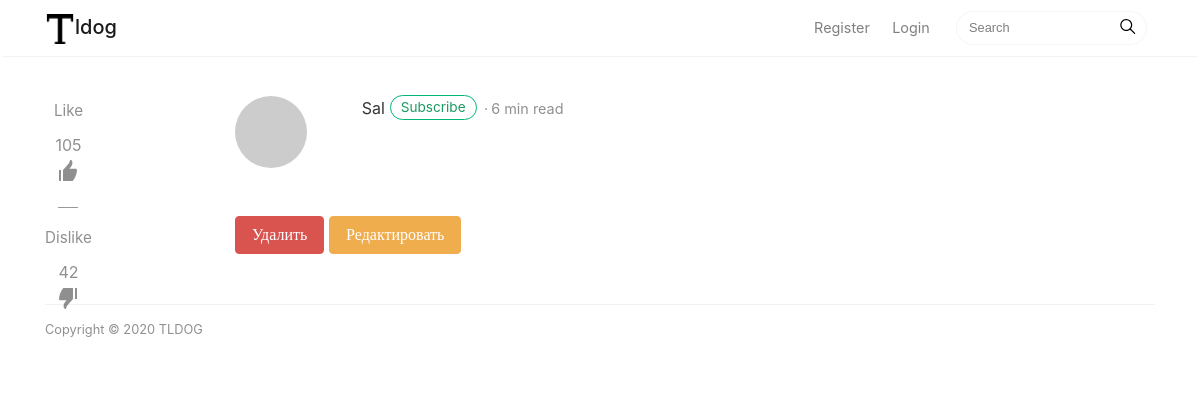
/post/7, run on an earlier commit of the app's database.
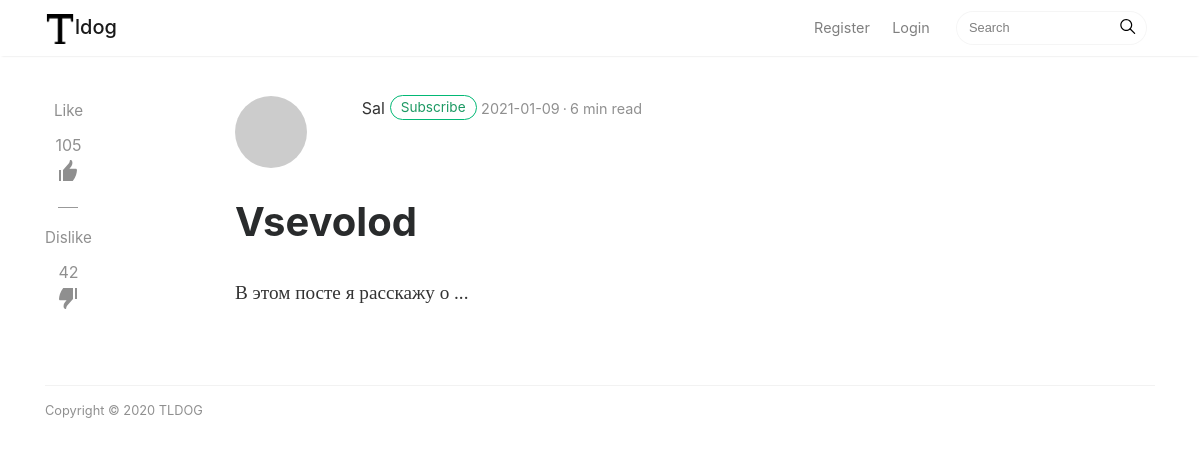
And on a later commit of the database.
### app.py (models this page shows, shortened)
class Articles(db.Model):
    id = db.Column(db.Integer, primary_key=True)
    title = db.Column(db.String(100), nullable=False)
    intro = db.Column(db.String(300), nullable=False)
    text = db.Column(db.Text, nullable=False)
    date = db.Column(db.Date, default=datetime.utcnow)
    creator_id = db.Column(db.Integer)

### app.py (the view)
@app.route('/post/<id>')
def get_post(id):
    post = Articles.query.filter_by(id=id).first()
    return render_template('post.html', post = post)

### templates/post.html (shortened to what this page needs)
<!DOCTYPE html>
<html lang="ru">
<head>
<link href="../static/css/bootstrap.min.css" rel="stylesheet">
<link href="https://maxcdn.bootstrapcdn.com/font-awesome/4.7.0/css/font-awesome.min.css" rel="stylesheet">
<link href="../static/css/mediumish.css" rel="stylesheet">
</head>
<body>
<nav class="navbar navbar-toggleable-md navbar-light bg-white fixed-top mediumnavigation">
<div class="container">
	<a class="navbar-brand" href="/">
	<img src="../static/img/logo.png" alt="logo"><span style="margin-left: -5px;">ldog</span>
	</a>
	<div class="collapse navbar-collapse" id="navbarsExampleDefault">
		<ul class="navbar-nav ml-auto">
	    	{% if current_user.is_authenticated is true %}
			<li class="nav-item active">
			<a class="nav-link" href="/profile/tilda">Profile</a>
			</li>
			<li class="nav-item active">
			<a class="nav-link" href="/create-article">Create Post</a>
			</li>
			{% else %}
			<li class="nav-item">
			<a class="nav-link" href="/register">Register</a>
			</li>
			<li class="nav-item">
			<a class="nav-link" href="/login">Login</a>
			</li>
			{% endif %}
		</ul>
		<form class="form-inline my-2 my-lg-0">
			<input class="form-control mr-sm-2" type="text" placeholder="Search">
			<span class="search-icon"><svg class="svgIcon-use" width="25" height="25" viewbox="0 0 25 25"><path d="M20.067 18.933l-4.157-4.157a6 6 0 1 0-.884.884l4.157 4.157a.624.624 0 1 0 .884-.884zM6.5 11c0-2.62 2.13-4.75 4.75-4.75S16 8.38 16 11s-2.13 4.75-4.75 4.75S6.5 13.62 6.5 11z"></path></svg></span>
		</form>
	</div>
</div>
</nav>
<div class="container">
	<div class="row">
		<div class="col-md-2 col-xs-12">
			<div class="share" style="display: block;">
				<p>
					Like
				</p>
				<ul>
					<li>
					<a href="#like">
					105<br/>
					</a>
					</li>
				</ul>
				<div class="sep">
				</div>
				<p>
					Dislike
				</p>
				<ul>
					<li>
					<a href="#dislike">
					42<br/>
					</a>
					</li>
				</ul>
			</div>
		</div>
		<div class="col-md-8 col-md-offset-2 col-xs-12">
			<div class="mainheading">
				<div class="row post-top-meta">
					<div class="col-md-2">
						<a href="author.html"><img class="author-thumb" src="https://www.gravatar.com/avatar/e56154546cf4be74e393c62d1ae9f9d4?s=250&amp;d=mm&amp;r=x" alt="Sal"></a>
					</div>
					<div class="col-md-10">
						<a class="link-dark" href="author.html">Sal</a><a href="#" class="btn follow">Subscribe</a>
						<span class="post-date">{{ post.date}}</span><span class="dot"></span><span class="post-read">6 min read</span>
					</div>
				</div>
				<h1 class="posttitle">{{ post.title }}</h1>
			</div>
			<div class="article-post">
				{{ post.text | safe}}
				{% if current_user.id == post.creator_id %}
					<a href="/post/{{ post.id }}/del" class="btn btn-danger" >Удалить</a>
					<a href="/post/{{ post.id }}/update" class="btn btn-warning" >Редактировать</a>
				{% endif %}
			</div>
		</div>
	</div>
</div>
<div class="container">
	<div class="footer">
		<p class="pull-left">
			 Copyright &copy; 2020 TLDOG
		</p>
		<div class="clearfix">
		</div>
	</div>
</div>
</body>
</html>

### static/css/mediumish.css (style rules this page uses)
body { padding-top:5rem; }
.mainheading { padding:1rem 0rem; }
a { color:#00ab6b; }
a,a:hover { transition:all 0.2s; }
.mediumnavigation { background:rgba(255,255,255,.97); box-shadow:0 2px 2px -2px rgba(0,0,0,.15); }
@media (min-width:992px) { .navbar-toggleable-md .navbar-nav .nav-link { padding-right:.7rem; padding-left:.7rem; } }
.author-thumb { width:40px; height:40px; float:left; margin-right:13px; border-radius:100%; }
.post-top-meta { margin-bottom:2rem; }
.post-top-meta .author-thumb { width:72px; height:72px; }
.post-top-meta span { font-size:0.9rem; color:rgba(0,0,0,.44); display:inline-block; }
span.post-name,span.post-date,span.author-meta { display:inline-block; }
span.post-date,span.post-read { color:rgba(0,0,0,.44); }
.dot:after { content:"·"; margin-left:3px; margin-right:3px; }
.mediumnavigation .form-control { font-size:0.8rem; border-radius:30px; overflow:hidden; border:1px solid rgba(0,0,0,0.04); }
.mediumnavigation .form-inline { margin-left:15px; }
.mediumnavigation .navbar-brand { font-weight:500; }
.mediumnavigation .nav-item,.dropdown-menu { font-size:0.9rem; }
.mediumnavigation .search-icon { margin-left:-40px; display:inline-block; margin-top:3px; cursor:pointer; }
.mediumnavigation .navbar-brand img { max-height:30px; margin-right:5px; }
.mainheading h1.posttitle { font-weight:700; margin-bottom:1rem; }
.footer { border-top:1px solid rgba(0,0,0,.05)!important; padding-top:15px; padding-bottom:12px; font-size:0.8rem; color:rgba(0,0,0,.44); margin-top:50px; }
.link-dark { color:rgba(0,0,0,.8); }
.article-post { font-family:Merriweather; font-size:1.2rem; line-height:1.8; color:rgba(0,0,0,.8); }
.article-post p,.article-post blockquote { margin:0 0 1.5rem 0; }
.share { text-align:center; margin-top:20px; }
.share p { margin-bottom:10px; font-size:0.95rem; }
.share { display:none; }
.share ul li { display:inline-block; margin-bottom:5px; }
.share ul { padding-left:0; margin-left:0; }
@media (min-width:1024px) { .share { position:fixed; display:block; } }
@media (min-width:1024px) { .share ul li { display:block; } }
.share,.share a { color:rgba(0,0,0,.44); fill:rgba(0,0,0,.44); }
.sep { height:1px; width:20px; background:#999; margin:0px auto; margin-bottom:1.2rem; }
.btn.follow { border-color:#02B875; color:#1C9963; padding:3px 10px; text-align:center; border-radius:999em; font-size:0.85rem; display:inline-block; }
.post-top-meta .btn.follow { margin-left:5px; margin-top:-4px; }

What changed in the data, as far as the page shows it:
added Articles: date "2021-01-09", title "Vsevolod", text "В этом посте я расскажу о ..."
Also different on the page:
text no longer shown: "Удалить Редактировать"
